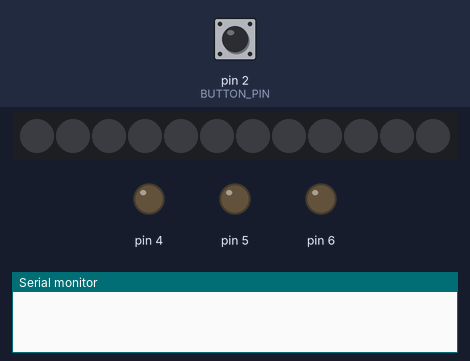
Recording of a sketch running on a simulated Arduino Uno, built with avr-gcc and run on an emulated ATmega328P. On the bench: 12 RGB LEDs in strip order, left to right, output pins drawn as LEDs (lit = HIGH), the last lines printed to the serial monitor. Dashed ring = blinking. The inputs (shaded band) are chosen by the test bench; at power-on: pin 2 (BUTTON_PIN) HIGH. Dim RGB values are drawn brighter than linear.

Above: at 1.2 s.
1.3 s: pin 2 (BUTTON_PIN) pulled LOW for 0.15 s
At 1.8 s:
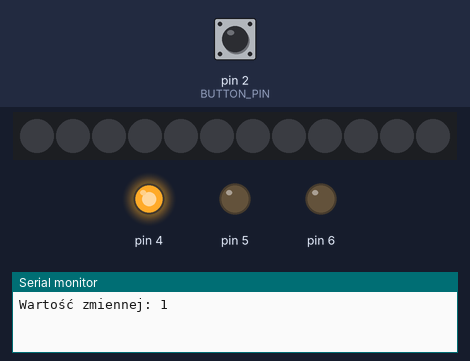
4.4 s: pin 2 (BUTTON_PIN) pulled LOW for 1 s
At 5.8 s:
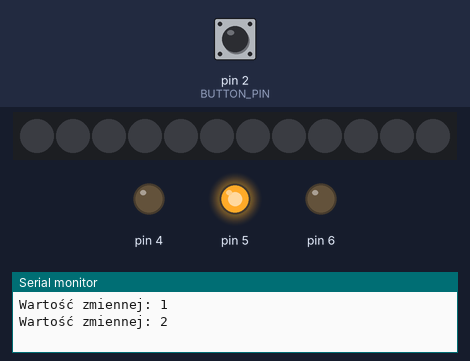
8.4 s: pin 2 (BUTTON_PIN) pulled LOW for 0.15 s
At 8.9 s:
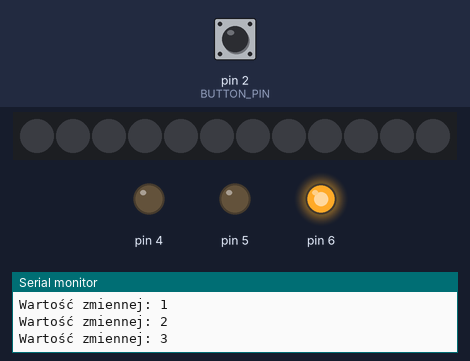
11.5 s: pin 2 (BUTTON_PIN) pulled LOW for 3.2 s
At 15.3 s:
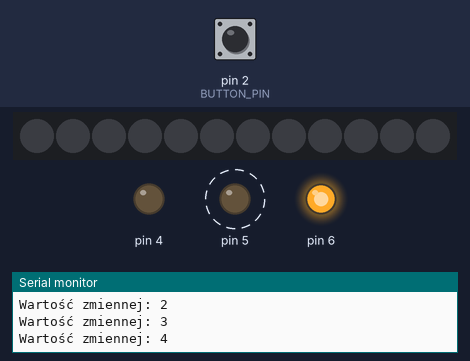
17.2 s: pin 2 (BUTTON_PIN) pulled LOW for 3.2 s
At 19.0 s:
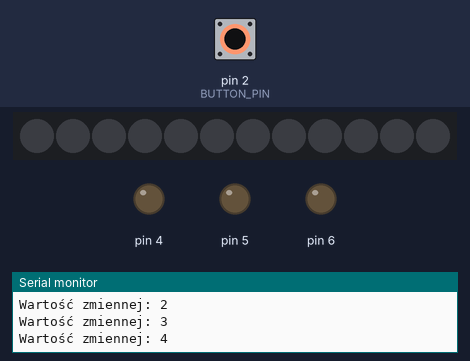
32.4 s: pin 2 (BUTTON_PIN) pulled LOW for 3.2 s
At 49.0 s:
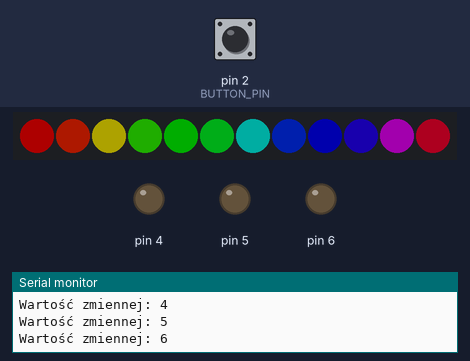
Timing chart, 0 to 50.5 s (numbered marks = the images above; inputs shaded):
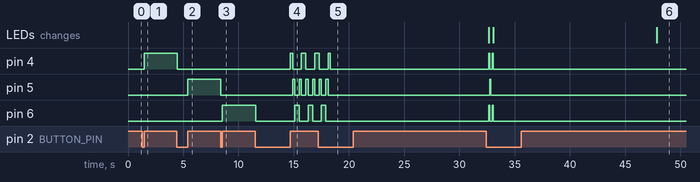

Measured:
- after the input at 1.3 s, pin 4: LOW → HIGH after 0.15 s
- after the input at 4.4 s, pin 4: HIGH → LOW after 0.05 s; pin 5: LOW → HIGH after 1.0 s
- after the input at 8.4 s, pin 5: HIGH → LOW at once; pin 6: LOW → HIGH after 0.15 s
- after the input at 11.5 s, pin 4: goes HIGH 0.20 s, LOW 0.80 s, HIGH 0.40 s, LOW 0.80 s, then HIGH, starting after 3.2 s; pin 5: alternates HIGH for 0.20 s and LOW for 0.40 s, starting after 3.4 s; pin 6: goes LOW 3.5 s, HIGH 0.40 s, LOW 0.80 s, HIGH 0.40 s, then LOW, starting after 0.05 s
- after the input at 17.2 s, pin 5: goes on until 18.1 s, then stays LOW; pin 6: goes on until 17.9 s, then stays LOW
- after the input at 32.4 s, pin 4, pin 6: goes on until 33.0 s, then stays LOW; pin 5: goes on until 32.8 s, then stays LOW

The sketch:

Na_fizyke_uk__d.ino
```cpp
#include <Adafruit_NeoPixel.h>
#ifdef __AVR__
 #include <avr/power.h> // Required for 16 MHz Adafruit Trinket
#endif
#define LED_PIN    3
#define NUMPIXELS 12

#define BUTTON_PIN 2
#define LED_COUNT 12


Adafruit_NeoPixel strip(LED_COUNT, LED_PIN, NEO_GRB + NEO_KHZ800);
int i=0;
int zmienna = 0;

void setup() {
  #if defined(__AVR_ATtiny85__) && (F_CPU == 16000000)
  clock_prescale_set(clock_div_1);
  #endif
  pinMode(BUTTON_PIN, INPUT_PULLUP);
  pinMode(4, OUTPUT);
  pinMode(5, OUTPUT);
  pinMode(6, OUTPUT);
  digitalWrite(4, LOW);
  digitalWrite(5, LOW);
  digitalWrite(6, LOW);
  Serial.begin(9600);
  strip.begin();           // INITIALIZE NeoPixel strip object (REQUIRED)
  strip.show();            // Turn OFF all pixels ASAP
  strip.setBrightness(50); // Set BRIGHTNESS to about 1/5 (max = 255)
}
void loop() {


  if (digitalRead(BUTTON_PIN) == LOW)
  {
    while (digitalRead(BUTTON_PIN) == LOW) {}
    zmienna++;
    Serial.print("Wartość zmiennej: ");
    Serial.println(zmienna);
  }

  if (zmienna == 1)
  {
    digitalWrite(4, LOW);
    digitalWrite(4, HIGH);
    delay(500);
    digitalWrite(4, LOW);
  }
  else
  {
    digitalWrite(4, LOW);
  }

  if (zmienna == 2)
  {
    digitalWrite(5, LOW);
    digitalWrite(5, HIGH);
    delay(500);
    digitalWrite(5, LOW);
  }
  else
  {
    digitalWrite(5, LOW);
  }

  if (zmienna == 3)
  {
    digitalWrite(6, LOW);
    digitalWrite(6, HIGH);
    delay(500);
    digitalWrite(6, LOW);
  }
  else
  {
    digitalWrite(6, LOW);
  }

  if (zmienna == 4)
  {
  do
  {
    digitalWrite(4, LOW);
    digitalWrite(4, HIGH);
    delay(200);
    digitalWrite(4, LOW);
    digitalWrite(5, LOW);
    digitalWrite(5, HIGH);
    delay(200);
    digitalWrite(5, LOW);
    digitalWrite(6, LOW);
    digitalWrite(6, HIGH);
    delay(200);
    digitalWrite(6, LOW);

    digitalWrite(6, HIGH);
    delay(200);
    digitalWrite(6, LOW);
    digitalWrite(5, LOW);
    digitalWrite(5, HIGH);
    delay(200);
    digitalWrite(5, LOW);
    digitalWrite(4, LOW);
    digitalWrite(4, HIGH);
    delay(200);
    digitalWrite(4, LOW);
  }
  while(zmienna>4);
  {
  digitalWrite(4, LOW);
  digitalWrite(5, LOW);
  digitalWrite(6, LOW);
  }

  }

  if (zmienna == 5)
  {
  do
  {
    for(long firstPixelHue = 0; firstPixelHue < 3*65536; firstPixelHue += 256)
  {
    for(int i=0; i<strip.numPixels(); i++) {
      int pixelHue = firstPixelHue + (i * 65536L / strip.numPixels());
      strip.setPixelColor(i, strip.gamma32(strip.ColorHSV(pixelHue)));
    }
    strip.show();
  }

    digitalWrite(4, LOW);
    digitalWrite(6, LOW);
    digitalWrite(4, HIGH);
    digitalWrite(6, HIGH);
    delay(100);
    digitalWrite(4, LOW);
    digitalWrite(6, LOW);
    digitalWrite(5, LOW);
    digitalWrite(5, HIGH);
    delay(100);
    digitalWrite(5, LOW);
    digitalWrite(4, LOW);
    digitalWrite(6, LOW);
    delay(100);
    digitalWrite(4, HIGH);
    digitalWrite(6, HIGH);
    delay(100);

  }

    while(zmienna>5);
    {
      for (int ii = 0; ii < 324; ++ii) {
    strip.setPixelColor(ii, 0, 0, 0);
  }
    strip.show();
    digitalWrite(4, LOW);
    digitalWrite(5, LOW);
    digitalWrite(6, LOW);
    }
  }


  if (zmienna == 6)
  {
  for(long firstPixelHue = 0; firstPixelHue < 3*65536; firstPixelHue += 256)
  {
    for(int i=0; i<strip.numPixels(); i++) {
      int pixelHue = firstPixelHue + (i * 65536L / strip.numPixels());
      strip.setPixelColor(i, strip.gamma32(strip.ColorHSV(pixelHue)));
    }
    strip.show();
  }
  }

  if(zmienna==7)
  {
     for (int ii = 0; ii < 324; ++ii) {
    strip.setPixelColor(ii, 0, 0, 0);
  }
  strip.show();
  }

  if(zmienna==8)
  {
    digitalWrite(4, LOW);
    digitalWrite(4, HIGH);
    delay(500);
    digitalWrite(4, LOW);

    digitalWrite(5, LOW);
    digitalWrite(5, HIGH);
    delay(500);
    digitalWrite(5, LOW);

    digitalWrite(6, LOW);
    digitalWrite(6, HIGH);
    delay(500);
    digitalWrite(6, LOW);

    digitalWrite(4, LOW);
    digitalWrite(4, HIGH);
    delay(200);
    digitalWrite(4, LOW);
    digitalWrite(5, LOW);
    digitalWrite(5, HIGH);
    delay(200);

    digitalWrite(5, LOW);
    digitalWrite(6, LOW);
    digitalWrite(6, HIGH);
    delay(200);
    digitalWrite(6, LOW);

    digitalWrite(6, HIGH);
    delay(200);
    digitalWrite(6, LOW);
    digitalWrite(5, LOW);
    digitalWrite(5, HIGH);
    delay(200);

    digitalWrite(5, LOW);
    digitalWrite(4, LOW);
    digitalWrite(4, HIGH);
    delay(200);
    digitalWrite(4, LOW);

  for(long firstPixelHue = 0; firstPixelHue < 3*65536; firstPixelHue += 256)
  {
    for(int i=0; i<strip.numPixels(); i++) {
      int pixelHue = firstPixelHue + (i * 65536L / strip.numPixels());
      strip.setPixelColor(i, strip.gamma32(strip.ColorHSV(pixelHue)));
  }
    strip.show();
  }

    digitalWrite(4, LOW);
    digitalWrite(6, LOW);
    digitalWrite(4, HIGH);
    digitalWrite(6, HIGH);
    delay(100);
    digitalWrite(4, LOW);
    digitalWrite(6, LOW);
    digitalWrite(5, LOW);
    digitalWrite(5, HIGH);
    delay(100);
    digitalWrite(5, LOW);
    digitalWrite(4, LOW);
    digitalWrite(6, LOW);
    delay(100);
    digitalWrite(4, HIGH);
    digitalWrite(6, HIGH);
    delay(100);

  for (int ii = 0; ii < 324; ++ii) {
    strip.setPixelColor(ii, 0, 0, 0);
  }
    strip.show();

  for(long firstPixelHue = 0; firstPixelHue < 3*65536; firstPixelHue += 256)
  {
    for(int i=0; i<strip.numPixels(); i++) {
      int pixelHue = firstPixelHue + (i * 65536L / strip.numPixels());
      strip.setPixelColor(i, strip.gamma32(strip.ColorHSV(pixelHue)));
    }
    strip.show();
  }
for (int ii = 0; ii < 324; ++ii) {
    strip.setPixelColor(ii, 0, 0, 0);
  }
  strip.show();
  }

  if(zmienna>9)
  {
    zmienna=0;
  }
}
```
